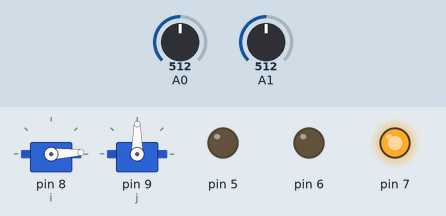
Recording of a sketch running on a simulated Arduino Uno, built with avr-gcc and run on an emulated ATmega328P. Shown: 2 × servo, output pins drawn as LEDs (lit = HIGH). The inputs (shaded band) are chosen by the test bench; at power-on: A0 = 512, A1 = 512.

Above: at 1.4 s.
1.5 s: A0 set to 1006
3.0 s: A0 set to 1016
At 4.3 s:
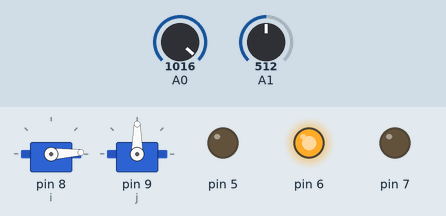
At 5.9 s:
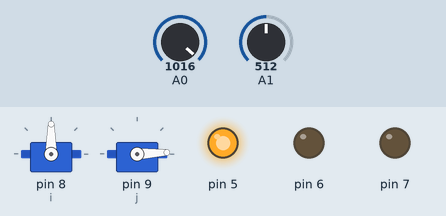
6.0 s: A0 set to 900
7.5 s: A1 set to 1023
At 9.15 s:
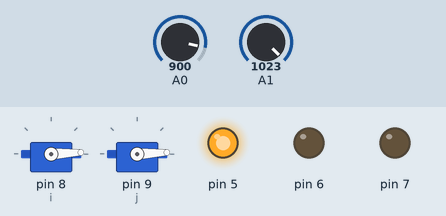
Timing chart, 0 to 11.5 s (numbered marks = the images above; inputs shaded):
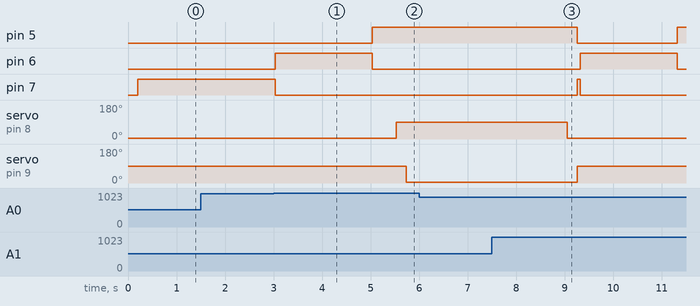

Measured:
- the behaviour switches between 1015 and 1016 on A0 (found by bisection; images 0 and 1)
- after the input at 1.5 s, every drawn part: stays the same
- after the input at 3.0 s, pin 5: LOW → HIGH after 2.0 s; pin 6: LOW → HIGH at once, → LOW 2.0 s later; pin 7: HIGH → LOW at once; servo on pin 8 (i): 3° → 90° after 2.5 s; servo on pin 9 (j): 90° → 3° after 2.7 s
- after the input at 6.0 s, every drawn part: stays the same
- after the input at 7.5 s, pin 5: HIGH → LOW after 1.8 s, → HIGH 2.1 s later; pin 6: LOW → HIGH after 1.8 s, → LOW 2.0 s later; pin 7: LOW → HIGH after 1.8 s, → LOW 0.06 s later; servo on pin 8 (i): 90° → 3° after 1.6 s; servo on pin 9 (j): 3° → 90° after 1.8 s

The sketch:

SmartAnimalCrossing.ino
```cpp
#include <Servo.h>

Servo i;
Servo j;

// Οι εντολές για επανέναρξη της κυκλοφορίας
// SERVO i στις 3 μοίρες
// SERVO j στις 90 μοίρες
// Green Led αναμμένο
// Orange,Red Leds σβηστά
void goGreen() {
  i.write(3);
  delay(200);
  j.write(90);
  // Red Led
  digitalWrite(5, LOW);
  // Orange Led
  digitalWrite(6, LOW);
  // Green Led
  digitalWrite(7, HIGH);
}


// Οι εντολές για διακοπή της κυκλοφορίας
// Το φανάρι γίνεται πορτοκαλί και έπειτα κόκκινο
// Servo i στις 90 μοίρες
// Servo j στις 3 μοίρες
// Έλεγχος για εάν περάσει αντικείμενο από τους αισθητήρες
void goRed() {
  // Red Led
  digitalWrite(5, LOW);
  // Orange Led
  digitalWrite(6, HIGH);
  // Green Led
  digitalWrite(7, LOW);
  delay(2000);
  // Red Led
  digitalWrite(5, HIGH);
  // Orange Led
  digitalWrite(6, LOW);
  // Green Led
  digitalWrite(7, LOW);
  delay(500);
  i.write(90);
  delay(200);
  j.write(3);
  delay(500);
  // Όσο η τιμή που διαβάζουμε από τους αισθητήρες είναι μικρότερη της τιμής αναφοράς
  // (δεν έχει περάσει αντικείμενο από τους αισθητήρες) τότε περιμένουμε και επαναλαμβάνουμε τον έλεγχο.
  // Η επανάληψη τελειώνει και γίνεται κλήση της διαδικασίας goGreen() όταν περάσει ένα αντικείμενο περάσει
  // και οι τιμές των αισθητήρων γίνουν μεγαλύτερες της τιμής αναφοράς.
  while (analogRead(0) < 1015 && analogRead(1) < 1015) {
    delay(60);
  }
  delay(1500);
  goGreen();
}


void setup() {
  pinMode(5, OUTPUT);
  pinMode(6, OUTPUT);
  pinMode(7, OUTPUT);
  // Αντιστοίχιση servo i στο pin 8
  i.attach(8);
  // Αντιστοίχιση servo j στο pin 9
  j.attach(9);
  // Αρχικοποίηση servo i στις 3 μοίρες
  i.write(3);
  delay(200);
  // Αρχικοποίηση servo j στις 90 μοίρες
  j.write(90);
  // Red Led
  digitalWrite(5, LOW);
  // Orange Led
  digitalWrite(6, LOW);
  // Green Led
  digitalWrite(7, HIGH);

}

void loop() {
    // Έλεγχος για την τιμή των αισθητήρων κάθε 60ms .
    // Όταν περάσει ένα αντικείμενο η τιμή που διαβάζουμε από τον αισθητήρα γίνεται μεγαλύτερη της τιμής αναφοράς
    // και εκτελείται η διαδικασία διακοπής της κυκλοφορίας goRed()
    if (analogRead(0) > 1015 || analogRead(1) > 1015) {
      goRed();

    }
    delay(60);

}
```
